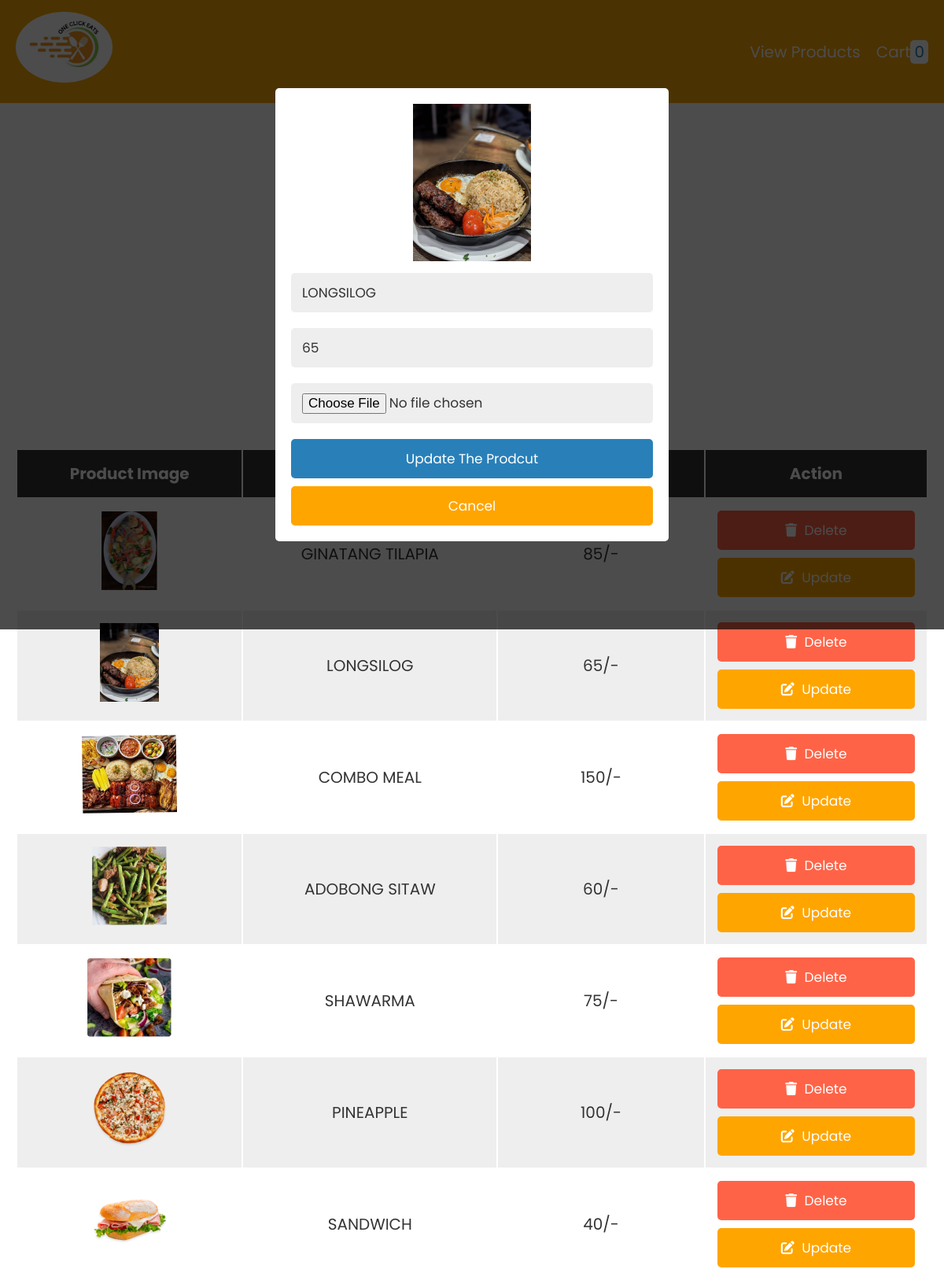
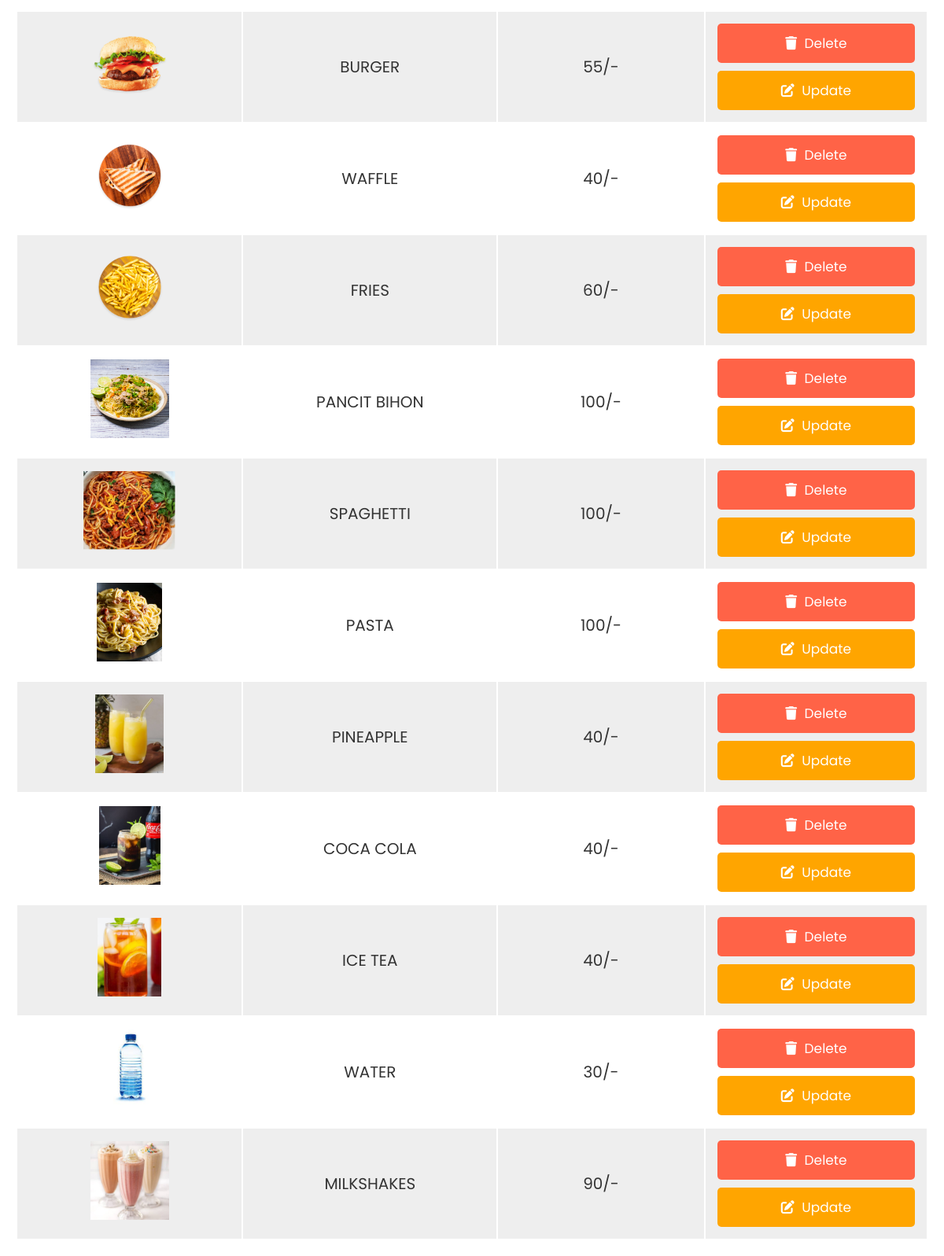
Screenshot of /admin.php?edit=20 with the database file from the repository (2 pictures, top to bottom).
### tables this page shows
CREATE TABLE `products` (
  `id` int(255) NOT NULL,
  `name` varchar(255) NOT NULL,
  `price` varchar(255) NOT NULL,
  `image` varchar(255) NOT NULL
);

### admin.php (the view, shortened to what this page needs)
<?php
@include 'config.php';
?>
<!DOCTYPE html>
<html lang="en">
<head>
   <link rel="stylesheet" href="https://cdnjs.cloudflare.com/ajax/libs/font-awesome/6.0.0/css/all.min.css">
   <link rel="stylesheet" href="css/style.css">
</head>
<body>
<?php include 'header.php'; ?>
<div class="container">
<section>
<form action="" method="post" class="add-product-form" enctype="multipart/form-data" style="background-color:#FBA808">
   <h3>add a new product</h3>
</form>
</section>
<section class="display-product-table">
   <table>
      <thead>
         <th>product image</th>
         <th>product name</th>
         <th>product price</th>
         <th>action</th>
      </thead>
      <tbody>
         <?php
            $select_products = mysqli_query($conn, "SELECT * FROM `products`");
            if(mysqli_num_rows($select_products) > 0){
               while($row = mysqli_fetch_assoc($select_products)){
         ?>
         <tr>
            <td><img src="uploaded_img/<?php echo $row['image']; ?>" height="100" alt=""></td>
            <td><?php echo $row['name']; ?></td>
            <td><?php echo $row['price']; ?>/-</td>
            <td>
               <a href="admin.php?delete=<?php echo $row['id']; ?>" class="delete-btn" onclick="return confirm('are your sure you want to delete this?');"> <i class="fas fa-trash"></i> delete </a>
               <a href="admin.php?edit=<?php echo $row['id']; ?>" class="option-btn"> <i class="fas fa-edit"></i> update </a>
            </td>
         </tr>
         <?php
            };
            }else{
               echo "<div class='empty'>no product added</div>";
            };
         ?>
      </tbody>
   </table>
</section>
<section class="edit-form-container">
   <?php
   if(isset($_GET['edit'])){
      $edit_id = $_GET['edit'];
      $edit_query = mysqli_query($conn, "SELECT * FROM `products` WHERE id = $edit_id");
      if(mysqli_num_rows($edit_query) > 0){
         while($fetch_edit = mysqli_fetch_assoc($edit_query)){
   ?>
   <form action="" method="post" enctype="multipart/form-data">
      <img src="uploaded_img/<?php echo $fetch_edit['image']; ?>" height="200" alt="">
      <input type="text" class="box" required name="update_p_name" value="<?php echo $fetch_edit['name']; ?>">
      <input type="number" min="0" class="box" required name="update_p_price" value="<?php echo $fetch_edit['price']; ?>">
      <input type="file" class="box" required name="update_p_image" accept="image/png, image/jpg, image/jpeg">
      <input type="submit" value="update the prodcut" name="update_product" class="btn">
      <input type="reset" value="cancel" id="close-edit" class="option-btn">
   </form>
   <?php
            };
         };
      };
   ?>
</section>
</div>
</body>
</html>

### css/style.css (style rules this page uses)
:root { --blue:#2980b9; --red:tomato; --orange:orange; --black:#333; --white:#fff; --bg-color:#eee; --dark-bg:rgba(0,0,0,.7); --box-shadow:0 .5rem 1rem rgba(0,0,0,.1); --border:.1rem solid #999; }
* { font-family: 'Poppins', sans-serif; margin:0; padding:0; box-sizing: border-box; outline: none; border:none; text-decoration: none; text-transform: capitalize; }
html { font-size: 62.5%; overflow-x: hidden; }
.container { max-width: 1200px; margin:0 auto; }
section { padding:2rem; }
.btn, .option-btn, .delete-btn { display: block; width: 100%; text-align: center; background-color: var(--blue); color:var(--white); font-size: 1.7rem; padding:1.2rem 3rem; border-radius: .5rem; cursor: pointer; margin-top: 1rem; }
.option-btn i, .delete-btn i { padding-right: .5rem; }
.option-btn { background-color: var(--orange); }
.delete-btn { margin-top: 0; background-color: var(--red); }
.add-product-form { max-width: 50rem; background-color: var(--bg-color); border-radius: .5rem; padding:2rem; margin:0 auto; margin-top: 2rem; }
.add-product-form h3 { font-size: 2.5rem; margin-bottom: 1rem; color:var(--black); text-transform: uppercase; text-align: center; }
.display-product-table table { width: 100%; text-align: center; }
.display-product-table table thead th { padding:1.5rem; font-size: 2rem; background-color: var(--black); color:var(--white); }
.display-product-table table td { padding:1.5rem; font-size: 2rem; color:var(--black); }
.display-product-table table td:first-child { padding:0; }
.display-product-table table tr:nth-child(even) { background-color: var(--bg-color); }
.edit-form-container { position: fixed; top:0; left:0; z-index: 1100; background-color: var(--dark-bg); padding:2rem; display: none; align-items: center; justify-content: center; min-height: 100vh; width: 100%; }
.edit-form-container form { width: 50rem; border-radius: .5rem; background-color: var(--white); text-align: center; padding:2rem; }
.edit-form-container form .box { width: 100%; background-color: var(--bg-color); border-radius: .5rem; margin:1rem 0; font-size: 1.7rem; color:var(--black); padding:1.2rem 1.4rem; text-transform: none; }

### rows the page displays
products: image (picture), name "GINATANG TILAPIA", price "85"
products: image (picture), name "LONGSILOG", price "65", update_p_name "LONGSILOG", update_p_price "65"
products: image (picture), name "COMBO MEAL", price "150"
products: image (picture), name "ADOBONG SITAW", price "60"
products: image (picture), name "SHAWARMA", price "75"
products: image (picture), name "PINEAPPLE", price "100"
products: image (picture), name "SANDWICH", price "40"
products: image (picture), name "BURGER", price "55"
products: image (picture), name "WAFFLE", price "40"
products: image (picture), name "FRIES", price "60"
products: image (picture), name "PANCIT BIHON", price "100"
products: image (picture), name "SPAGHETTI", price "100"
products: image (picture), name "PASTA", price "100"
products: image (picture), name "PINEAPPLE", price "40"
products: image (picture), name "COCA COLA", price "40"
products: image (picture), name "ICE TEA", price "40"
products: image (picture), name "WATER", price "30"
products: image (picture), name "MILKSHAKES", price "90"

### other values shown
$row_count "0"
